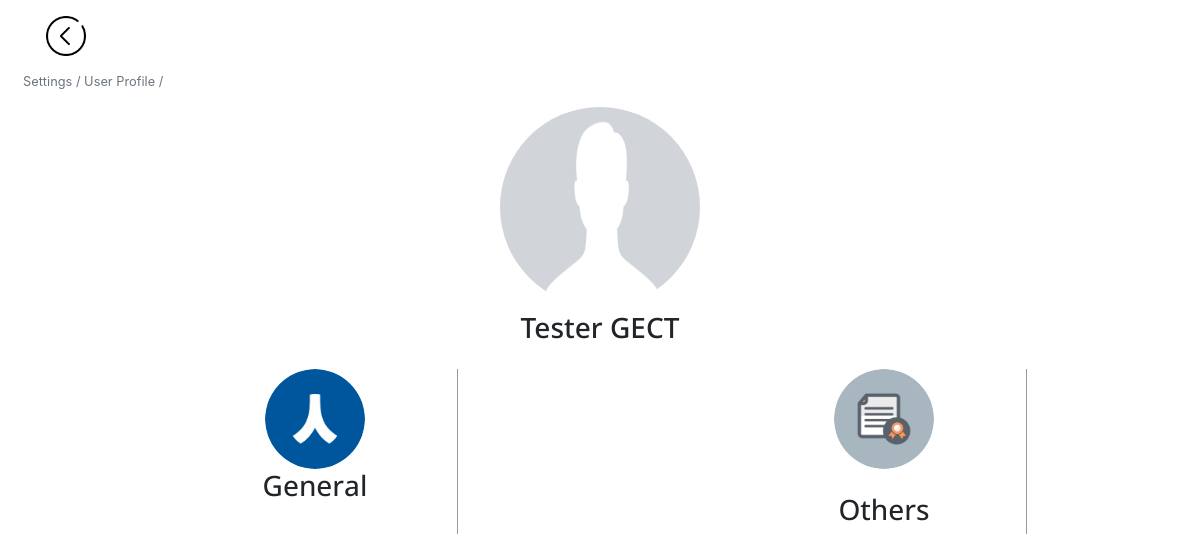
Screenshot of /profile/tester/ (signed in) with the database file from the repository.
### user_auth/models.py (models this page shows, shortened)
class Profile(models.Model):
    user = models.OneToOneField(User, on_delete=models.CASCADE)
    image = models.ImageField(default='default.png', upload_to='profile_pics')
    dob = models.DateField(default=datetime.date.today, verbose_name="DOB")
    communication_addr = models.TextField(verbose_name="Address", blank=True)
    mobile_no = models.CharField(max_length=15, blank=True)
    hide_addr = models.BooleanField(default=False, help_text="Hides Address and phone number")
    batch_year = models.IntegerField(default=current_year, verbose_name='Batch Year', help_text='Pass out year')
    department = models.CharField(default="GEN", choices=dept_choice, max_length=100)
    course = models.CharField(default="O", choices=course_choice, max_length=100, help_text="Ongoing")

### user_auth/views.py (the view)
# urls.py: re_path(r'^profile/(?P<username>\w+)/$', views.profile, name='profile'),
@login_required
def profile(request, username):
    db = Profile.objects.get(user=User.objects.get(username=username))
    return render(request, 'profile.html', {'data': db})

### user_auth/templates/profile.html (shortened to what this page needs)
{% extends 'base.html' %}
{% load staticfiles %}
{% block content %}
    <div class="container-fluid">
        <div class="row m-3">
            <img src="{% static 'images/bk_btn.png' %}" height="40px" width="40px" class="bk_btn"/>
        </div>
    </div>
    <div class="container-fluid p-0 m-0">
        <div class="row m-2">
            <small class="text-muted">Settings / User Profile /</small>
        </div>
        <div class="row mt-3">
            <img class="rounded-circle mx-auto d-block" src="{{ data.image.url }}" width="200px" height="200px"/>
        </div>
        <div class="row mt-1 ">
            <h3 style="font-family: 'Noto Sans', sans-serif;" class="mx-auto d-block">{{ data.user.first_name }} {{ data.user.last_name }}</h3>
        </div>
        <div class="row m-3" style="text-align: center">
            <div class="col-md-3 col-sm-3 col-lg-3 mx-auto d-block" style="border-right: rgba(108,117,125,0.72) 1px solid;">
                <img class="rounded-circle mx-auto" src="{% static 'images/profile/dept.png' %}" width="100px" height="100px"/><br>
                <h3 style="font-family: 'Open Sans', sans-serif;" class="mx-auto d-block">{{ data.get_department_display }}</h3>
            </div>
            <div class="col-md-3 col-sm-3 col-lg-3 mx-auto d-block" style="border-right: rgba(108,117,125,0.72) 1px solid;">
                <img class="rounded-circle mx-auto d-block" src="{% static 'images/profile/award.png' %}" width="100px" height="100px"/><br>
                <h3 style="font-family: 'Open Sans', sans-serif;" class="mx-auto d-block">{{ data.get_course_display }}</h3>
            </div>
        </div>
    </div>
{% endblock content %}

### user_auth/templates/base.html (style rules this page uses)
.bk_btn { cursor: pointer; }

### rows the page displays
Profile: image (placeholder picture), user.first_name "Tester", user.last_name "GECT", department "General", course "Others"
